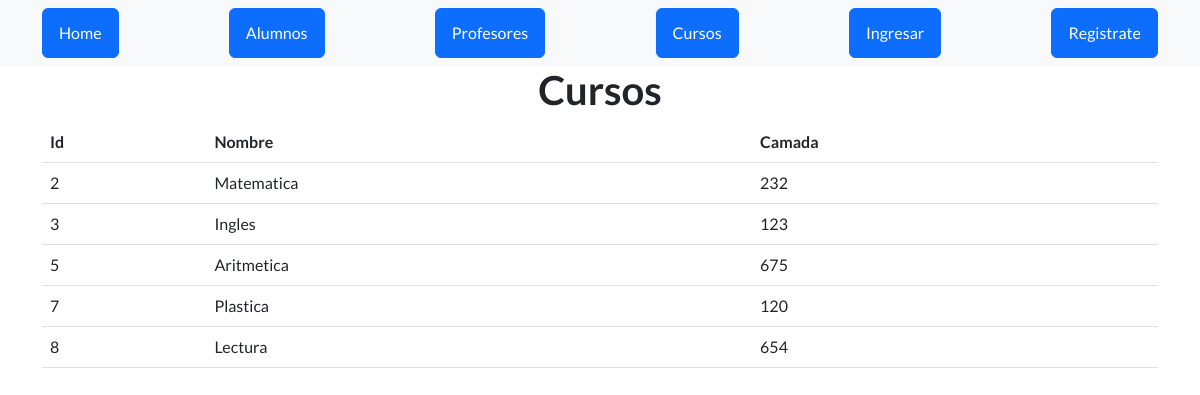
Page /AppCoder/ver_cursos on the earlier database version.
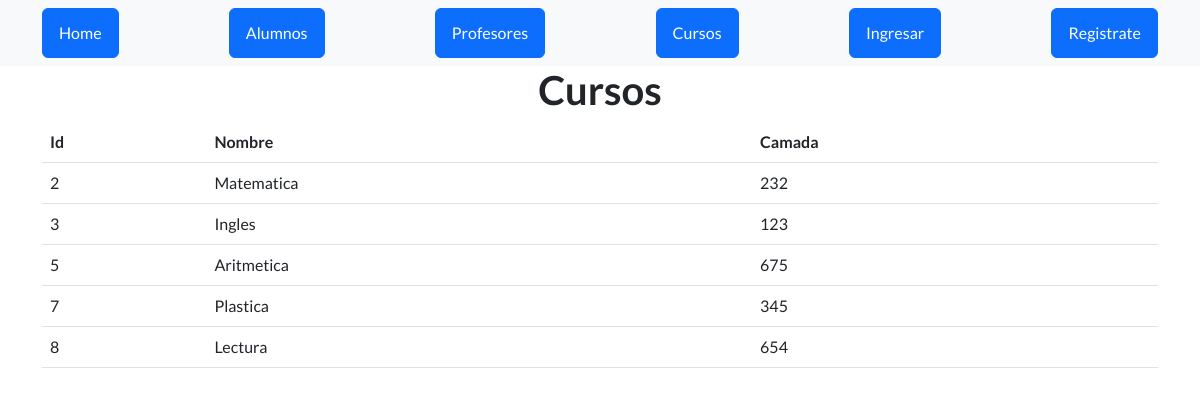
Same page on the later database version.
### AppCoder/models.py (models this page shows, shortened)
class Curso(models.Model):
    nombre = models.CharField(max_length=40)
    camada = models.IntegerField()

### AppCoder/views.py (the view)
# urls.py: path("ver_cursos",views.ver_cursos, name="cursos"),
def ver_cursos(request):
    cursos = Curso.objects.all()
    if request.user.is_active:
        return render(request,"ver_cursos.html",{"cursos":cursos,"url":url_imagen(id=request.user.id)})
    return render(request,"ver_cursos.html",{"cursos":cursos})

### AppCoder/template/ver_cursos.html (shortened to what this page needs)
{% extends "padre.html" %}
{% load static %}
{% block contenido %}
    <main class="container">
        <h1 class="text-center">Cursos</h1>
        <table class="table">
            <thead>
                <tr>
                    <th>Id</th>
                    <th>Nombre</th>
                    <th>Camada</th>
                </tr>
            </thead>
            <tbody>
                {% for n in cursos %}
                <tr>
                    <td>{{n.id}}</td>
                    <td>{{n.nombre}}</td>
                    <td>{{n.camada}}</td>
                </tr>
                {% endfor %}
            </tbody>
        </table>
    </main>
{% endblock %}

Differences in the rows shown:
changed Curso "Plastica": camada "120" → "345"
